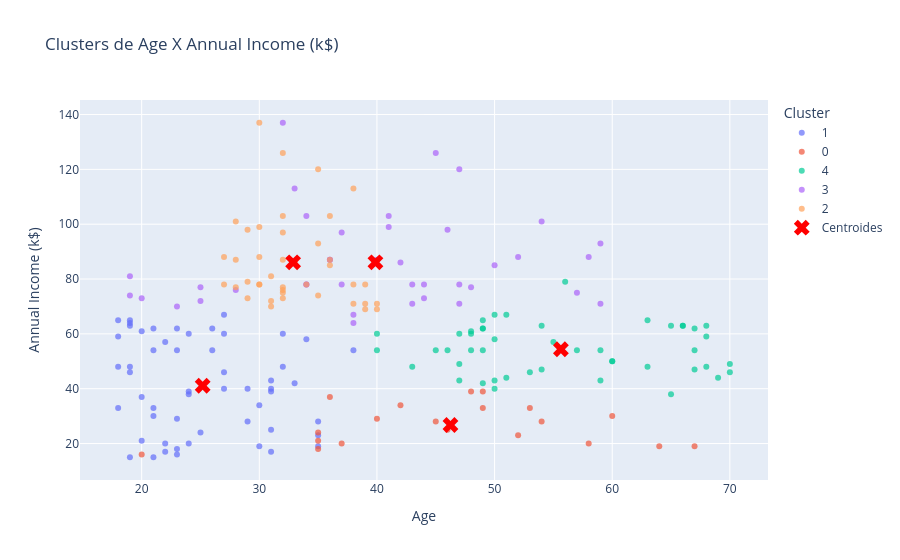

Notebook code for this chart:
### Markdown cell above
Após a definição do número de clusters, a qualidade da segmentação foi avaliada por meio de três métricas: Coeficiente de Silhouette, Índice de Calinski-Harabasz e Índice de Davies-Bouldin. O Coeficiente de Silhouette, que mede o grau de similaridade de cada observação com os elementos do seu próprio cluster em comparação com os demais clusters. Essa métrica varia de -1 a 1, sendo que valores próximos de 1 indicam clusters bem separados e compactos, valores próximos de 0 indicam sobreposição entre os grupos e valores negativos sugerem que muitas observações foram atribuídas ao cluster incorreto. O modelo obteve um Silhouette Score de 0.417, indicando que os clusters apresentam uma separação satisfatória e uma boa coesão interna. Embora os grupos não estejam completamente isolados, o resultado demonstra que o algoritmo foi capaz de identificar padrões consistentes no comportamento dos clientes.

O Índice de Calinski-Harabasz apresentou valor de 125.10. Essa métrica avalia a relação entre a dispersão dos clusters e a dispersão interna de cada grupo, sendo que valores mais elevados indicam uma melhor separação entre os clusters e maior homogeneidade dentro de cada grupo. O resultado obtido reforça que a segmentação encontrada apresenta uma estrutura consistente para o conjunto de dados analisado.

Por sua vez, o Índice de Davies-Bouldin apresentou valor de 0.875. Essa métrica mede a similaridade entre os clusters considerando sua dispersão interna e a distância entre seus centroides. Diferentemente das demais métricas, quanto menor o seu valor, melhor é a qualidade da clusterização. Como o índice obtido foi inferior a 1, pode-se considerar que os grupos formados apresentam boa compactação e separação, indicando que o modelo produziu uma segmentação adequada.

Em conjunto, os resultados obtidos pelo Método do Cotovelo e pelas métricas de avaliação confirmam que a escolha de cinco clusters foi apropriada para este conjunto de dados.

### Code cell
base_clusters = pd.DataFrame({
    'Age': df['Age'],
    'Annual Income (k$)': df['Annual Income (k$)'],
    'cluster': labels.astype(str)
})

fig = px.scatter(base_clusters, x='Age', y='Annual Income (k$)', color='cluster',
                color_continuous_scale='viridis', opacity=0.7,
                title='Clusters de Age X Annual Income (k$)')

fig.add_scatter(x=centroides_originais[:, 0], y=centroides_originais[:, 1],
                mode='markers', marker=dict(color='red', symbol='x', size=14),
                name='Centroides')


fig.update_layout(xaxis_title='Age', yaxis_title='Annual Income (k$)',
                legend_title='Cluster')
fig.show()

### Figure 1 — Plotly figure (JSON) as saved in the notebook; plotly's stock layout.template omitted (floating-point values rounded to 4 significant figures)
{"data": [{"hovertemplate": "cluster=1<br>Age=%{x}<br>Annual Income (k$)=%{y}<extra></extra>", "legendgroup": "1", "marker": {"color": "#636efa", "opacity": 0.7, "symbol": "circle"}, "mode": "markers", "name": "1", "orientation": "v", "showlegend": true, "type": "scatter", "x": [19, 21, 23, 31, 22, 23, 30, 35, 24, 22, 20, 35, 25, 31, 29, 35, 23, 21, 18, 21, 30, 20, 24, 31, 24, 27, 29, 31, 33, 31, 27, 19, 18, 19, 32, 26, 23, 38, 21, 22, 34, 18, 32, 24, 27, 20, 23, 26, 21, 19, 19, 18, 19, 27], "xaxis": "x", "y": [15, 15, 16, 17, 17, 18, 19, 19, 20, 20, 21, 23, 24, 25, 28, 28, 29, 30, 33, 33, 34, 37, 38, 39, 39, 40, 40, 40, 42, 43, 46, 46, 48, 48, 48, 54, 54, 54, 54, 57, 58, 59, 60, 60, 60, 61, 62, 62, 62, 63, 64, 65, 65, 67], "yaxis": "y"}, {"hovertemplate": "cluster=0<br>Age=%{x}<br>Annual Income (k$)=%{y}<extra></extra>", "legendgroup": "0", "marker": {"color": "#EF553B", "opacity": 0.7, "symbol": "circle"}, "mode": "markers", "name": "0", "orientation": "v", "showlegend": true, "type": "scatter", "x": [20, 35, 64, 67, 58, 37, 35, 52, 35, 46, 54, 45, 40, 60, 53, 49, 42, 36, 48, 49], "xaxis": "x", "y": [16, 18, 19, 19, 20, 20, 21, 23, 24, 25, 28, 28, 29, 30, 33, 33, 34, 37, 39, 39], "yaxis": "y"}, {"hovertemplate": "cluster=4<br>Age=%{x}<br>Annual Income (k$)=%{y}<extra></extra>", "legendgroup": "4", "marker": {"color": "#00cc96", "opacity": 0.7, "symbol": "circle"}, "mode": "markers", "name": "4", "orientation": "v", "showlegend": true, "type": "scatter", "x": [65, 50, 49, 59, 50, 47, 51, 69, 53, 70, 67, 54, 63, 43, 68, 70, 47, 60, 60, 59, 45, 40, 49, 57, 67, 46, 48, 55, 50, 68, 48, 40, 47, 48, 49, 67, 49, 66, 54, 68, 66, 65, 63, 49, 51, 50, 56], "xaxis": "x", "y": [38, 40, 42, 43, 43, 43, 44, 44, 46, 46, 47, 47, 48, 48, 48, 49, 49, 50, 50, 54, 54, 54, 54, 54, 54, 54, 54, 57, 58, 59, 60, 60, 60, 61, 62, 62, 62, 63, 63, 63, 63, 63, 65, 65, 67, 67, 79], "yaxis": "y"}, {"hovertemplate": "cluster=3<br>Age=%{x}<br>Annual Income (k$)=%{y}<extra></extra>", "legendgroup": "3", "marker": {"color": "#ab63fa", "opacity": 0.7, "symbol": "circle"}, "mode": "markers", "name": "3", "orientation": "v", "showlegend": true, "type": "scatter", "x": [38, 38, 23, 43, 59, 47, 25, 20, 44, 19, 57, 28, 25, 48, 34, 43, 44, 47, 37, 34, 19, 50, 42, 36, 40, 36, 52, 58, 59, 37, 46, 41, 54, 41, 34, 33, 47, 45, 32], "xaxis": "x", "y": [64, 67, 70, 71, 71, 71, 72, 73, 73, 74, 75, 76, 77, 77, 78, 78, 78, 78, 78, 78, 81, 85, 86, 87, 87, 87, 88, 88, 93, 97, 98, 99, 101, 103, 103, 113, 120, 126, 137], "yaxis": "y"}, {"hovertemplate": "cluster=2<br>Age=%{x}<br>Annual Income (k$)=%{y}<extra></extra>", "legendgroup": "2", "marker": {"color": "#FFA15A", "opacity": 0.7, "symbol": "circle"}, "mode": "markers", "name": "2", "orientation": "v", "showlegend": true, "type": "scatter", "x": [40, 39, 31, 40, 38, 39, 31, 29, 32, 35, 32, 32, 28, 32, 34, 39, 38, 27, 30, 30, 29, 31, 36, 33, 32, 28, 36, 30, 27, 35, 32, 29, 30, 28, 36, 32, 38, 35, 32, 30], "xaxis": "x", "y": [69, 69, 70, 71, 71, 71, 72, 73, 73, 74, 75, 76, 77, 77, 78, 78, 78, 78, 78, 78, 79, 81, 85, 86, 87, 87, 87, 88, 88, 93, 97, 98, 99, 101, 103, 103, 113, 120, 126, 137], "yaxis": "y"}, {"marker": {"color": "red", "size": 14, "symbol": "x"}, "mode": "markers", "name": "Centroides", "type": "scatter", "x": [46.25, 25.19, 32.88, 39.87, 55.64], "y": [26.75, 41.09, 86.1, 86.1, 54.38]}], "layout": {"legend": {"title": {"text": "Cluster"}, "tracegroupgap": 0}, "title": {"text": "Clusters de Age X Annual Income (k$)"}, "xaxis": {"anchor": "y", "domain": [0, 1], "title": {"text": "Age"}}, "yaxis": {"anchor": "x", "domain": [0, 1], "title": {"text": "Annual Income (k$)"}}}}
